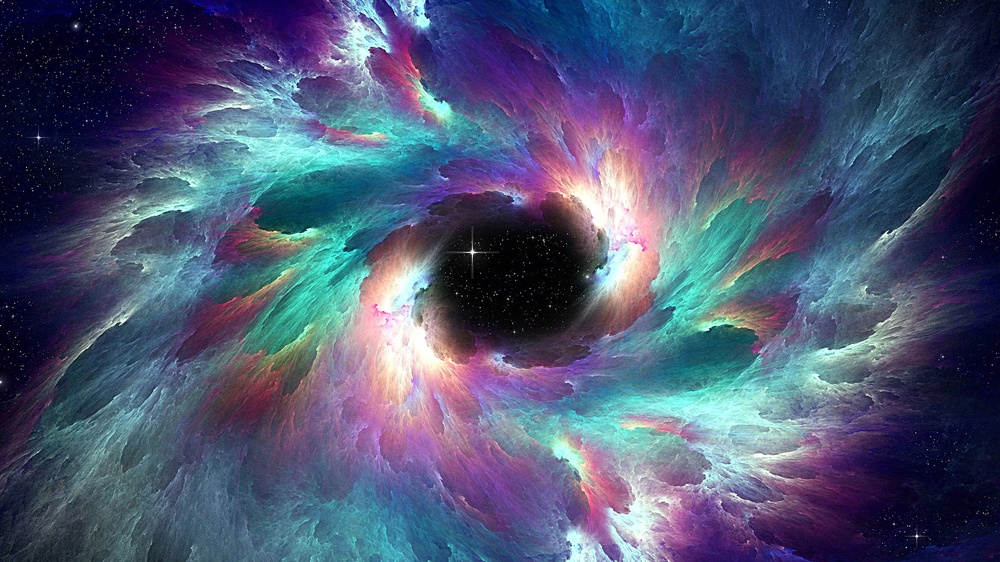
//> input picture morphops/space.jpg, 1000 x 562 px, shrunk from 1920 x 1080 before the run
$ ./main   (built with g++ and OpenCV 4)
//> lines starting //> are read from the running program, lines starting //| are printed output that depends on the picture
#include "opencv2/imgproc.hpp"
#include "opencv2/highgui.hpp"
using namespace cv;

int main(int argc, const char** argv)
{
  Mat space = imread("../space.jpg");
//> space is the input picture: 562 rows x 1000 cols, CV_8UC3; mean B, G, R 114.1, 85.9, 76.8
  Mat dilated;
  Mat eroded;
  Mat element;
  dilate(space, dilated, element);
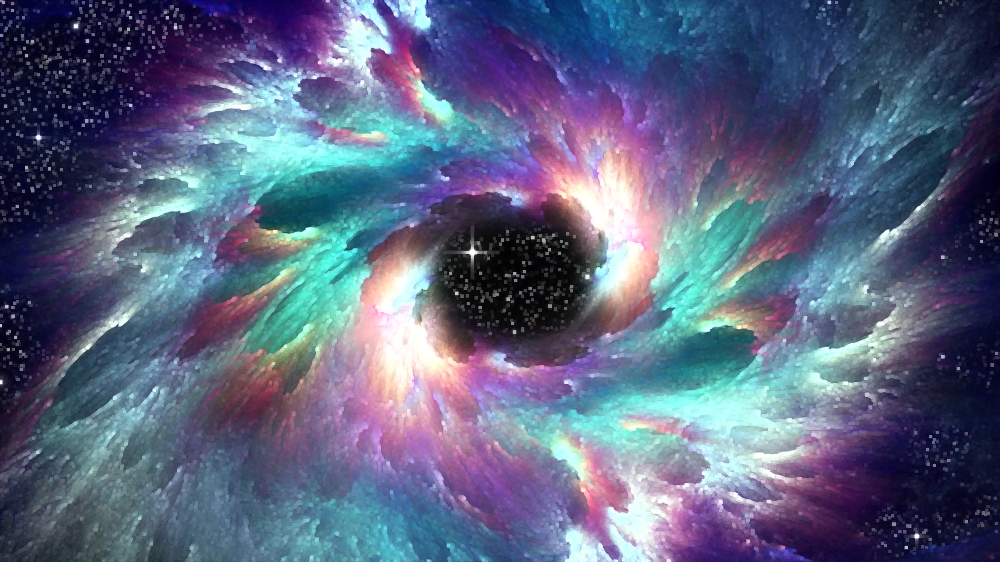
//> dilated: 562 rows x 1000 cols, CV_8UC3; mean B, G, R 128.3, 100.4, 91
  erode(space, eroded, element);
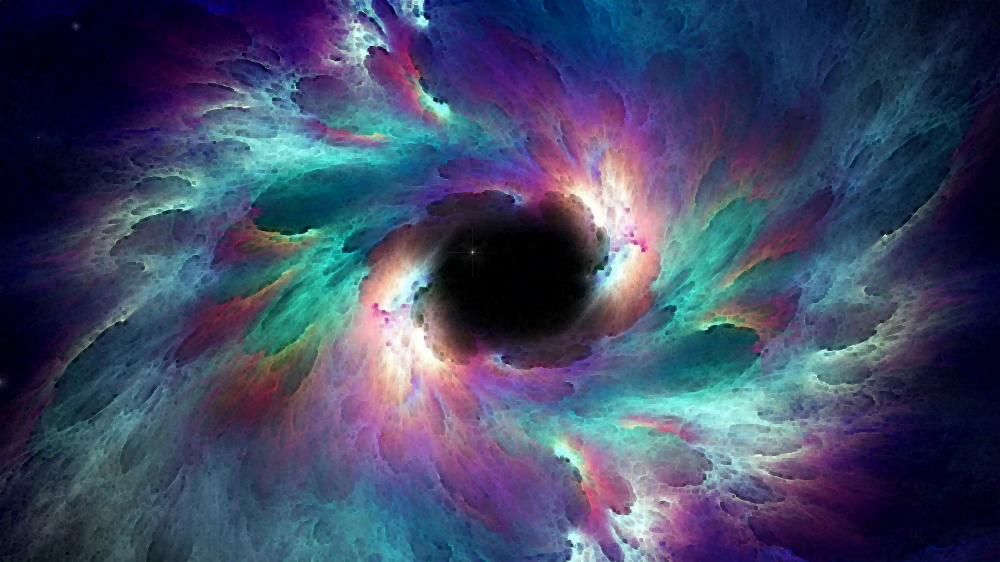
//> eroded: 562 rows x 1000 cols, CV_8UC3; mean B, G, R 101.3, 72.8, 64.1
  imshow("Normal", space);
  imshow("Eroded", eroded);
  imshow("Dilated", dilated);
  waitKey(0);
  return 0;
}

$ run again, with morphops/photo.jpg copied over morphops/space.jpg
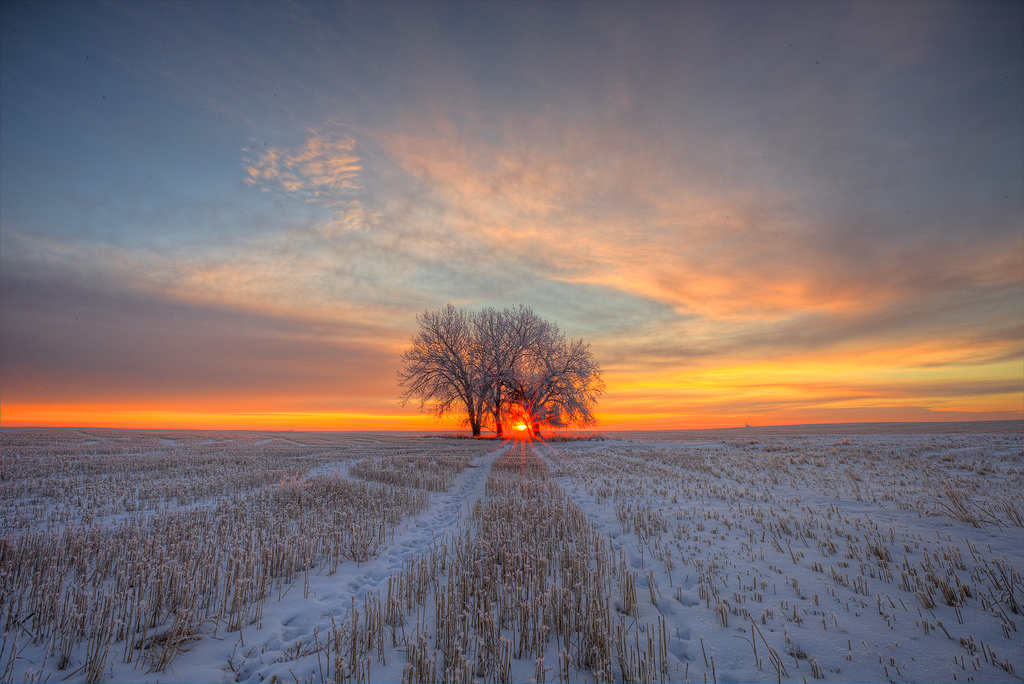
//> input picture morphops/photo.jpg, 1024 x 684 px
//> space is the input picture: 684 rows x 1024 cols, CV_8UC3; mean B, G, R 113, 111.9, 124.9
//> `dilate(space, dilated, element);`:
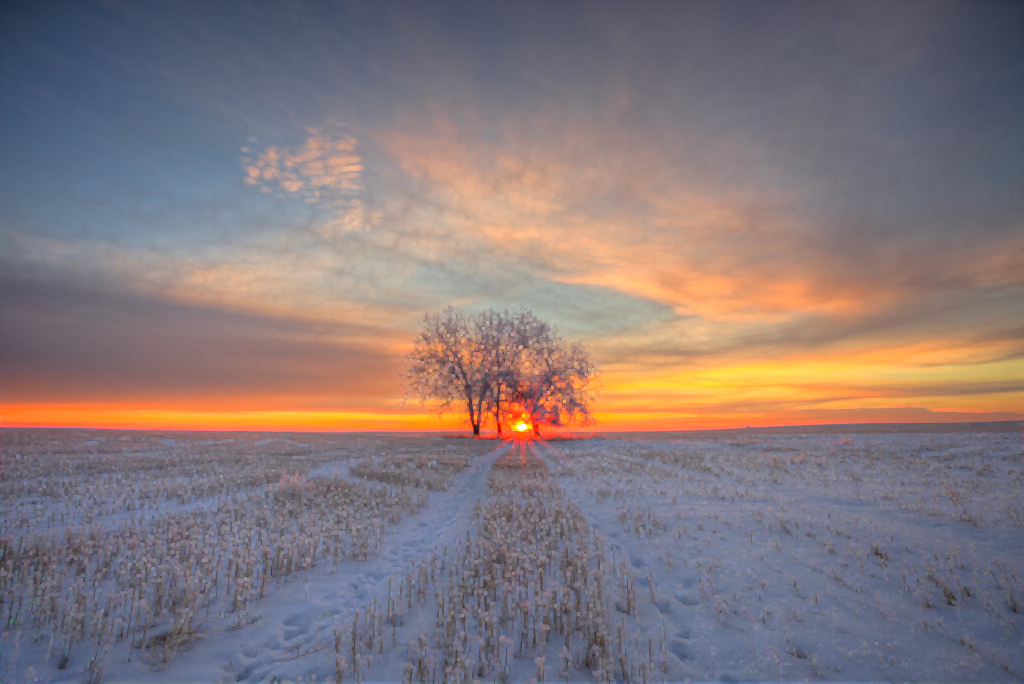
//> dilated: 684 rows x 1024 cols, CV_8UC3; mean B, G, R 121.8, 119.5, 133
//> `erode(space, eroded, element);`:
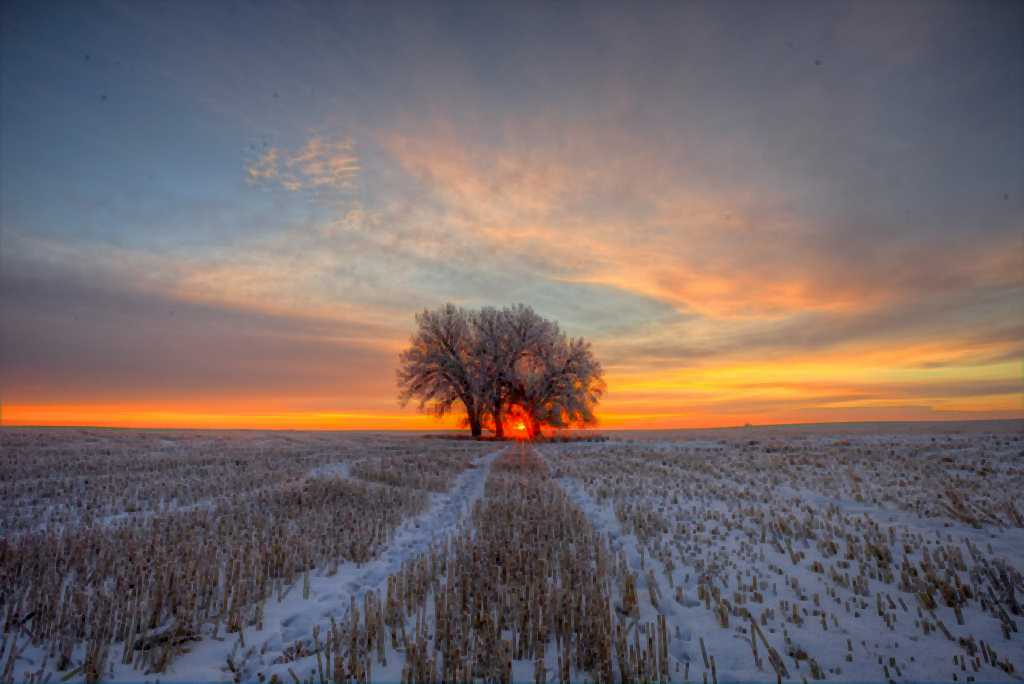
//> eroded: 684 rows x 1024 cols, CV_8UC3; mean B, G, R 103.4, 103.6, 116.4
